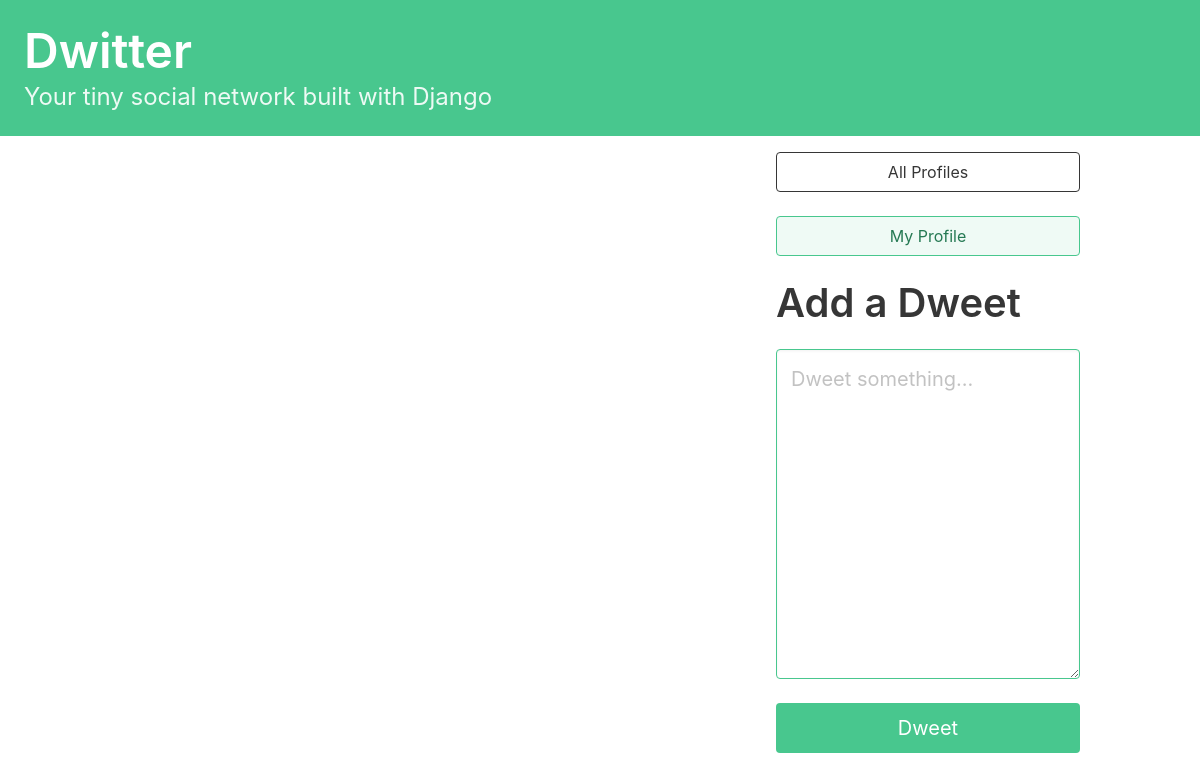
Before: / (signed in) with the older database file.
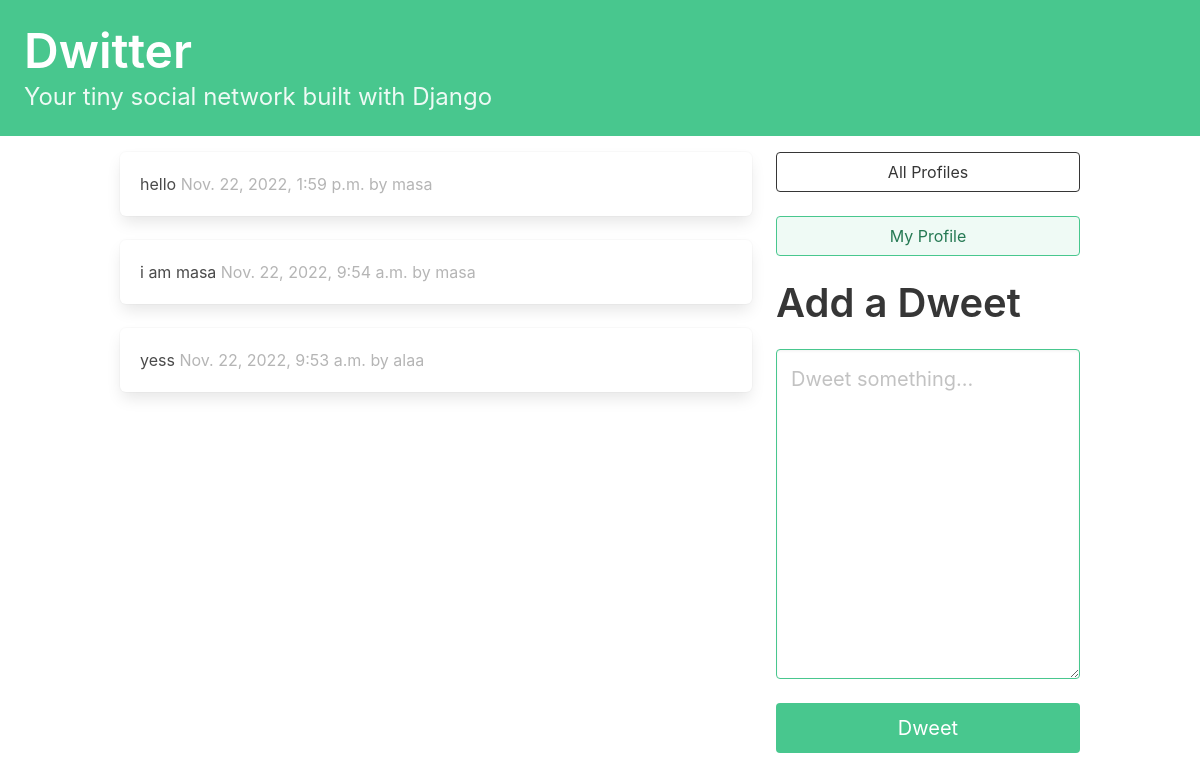
After: the same page with the newer database file.
### dwitter/models.py (models this page shows, shortened)
class Dweet(models.Model):
    user = models.ForeignKey(User,
                             related_name="dweets",
                             on_delete=models.DO_NOTHING)
    body = models.CharField(max_length=140)
    created_at = models.DateTimeField(auto_now_add=True)

### dwitter/views.py (the view)
# urls.py: path("", dashboard, name="dashboard"),
def dashboard(request):
    form = DweetForm(request.POST or None)
    if request.method == "POST":
        if form.is_valid():
            dweet = form.save(commit=False)
            dweet.user = request.user
            dweet.save()
            return redirect("dwitter:dashboard")
    followed_dweets = Dweet.objects.filter(
        user__profile__in=request.user.profile.follows.all()
    ).order_by("-created_at")
    return render(
        request,
        "dwitter/dashboard.html",
        {"form": form, "dweets": followed_dweets},
    )

### dwitter/forms.py
class DweetForm(forms.ModelForm):
    body = forms.CharField(
        required=True,
        widget=forms.widgets.Textarea(
            attrs={
                "placeholder": "Dweet something...",
                "class": "textarea is-success is-medium",
            }
        ),
        label="",)
    class Meta:
        model = Dweet
        exclude = ("user", )

### dwitter/templates/dwitter/dashboard.html (shortened to what this page needs)
{% extends 'base.html' %}
{% block content %}
<div class="column">
    {% for dweet in dweets %}
    <div class="box">
    {{dweet.body}}
    <span class="is-small has-text-grey-light">
    {{ dweet.created_at }} by {{ dweet.user.username }}
    </span>
    </div>
    {% endfor %}
</div>
<div class="column is-one-third">
<div class="block">
<a href="{% url 'dwitter:profile_list' %} ">
<button class="button is-dark is-outlined is-fullwidth">
All Profiles
</button>
</a>
</div>
<div class="block">
<a href="{% url 'dwitter:profile' request.user.profile.id %} ">
<button class="button is-success is-light is-outlined is-fullwidth">
My Profile
</button>
</a>
</div>
<div class="block">
<div class="block">
<h2 class="title is-2">Add a Dweet</p>
</div>
<div class="block">
<form method="post">
{{ form.as_p }}
<button class="button is-success is-fullwidth is-medium mt-5"
type="submit">Dweet
</button>
</form>
</div>
</div>
</div>
{% endblock content %}

### dwitter/templates/base.html (shortened to what this page needs)
<!DOCTYPE html>
<html lang="en">
  <head>
    <link
      rel="stylesheet"
      href="https://cdn.jsdelivr.net/npm/bulma@0.9.3/css/bulma.min.css"
    />
  </head>
  <body>
    <section class="hero is-small is-success mb-4">
      <div class="hero-body">
        <h1 class="title is-1">Dwitter</h1>
        <p class="subtitle is-4">Your tiny social network built with Django</p>
      </div>
    </section>
    <div class="container">
      <div class="columns">{% block content %} {% endblock content %}</div>
    </div>
  </body>
</html>

Changed rows visible on the page:
added Dweet: body "hello", created_at "Nov. 22, 2022, 1:59 p.m.", user.username "masa"
added Dweet: body "i am masa", created_at "Nov. 22, 2022, 9:54 a.m.", user.username "masa"
added Dweet: body "yess", created_at "Nov. 22, 2022, 9:53 a.m.", user.username "alaa"
